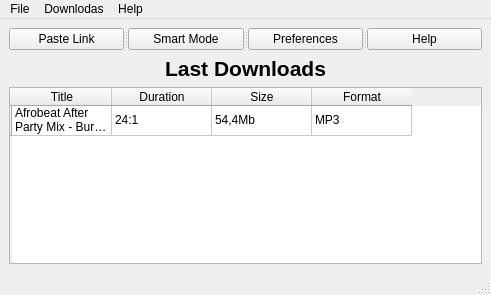
<?xml version="1.0" encoding="UTF-8"?>
<ui version="4.0">
 <class>MainWindow</class>
 <widget class="QMainWindow" name="MainWindow">
  <property name="geometry">
   <rect>
    <x>0</x>
    <y>0</y>
    <width>491</width>
    <height>295</height>
   </rect>
  </property>
  <property name="windowTitle">
   <string>Yt video downloader</string>
  </property>
  <property name="windowIcon">
   <iconset>
    <normaloff>img/play(1).png</normaloff>img/play(1).png</iconset>
  </property>
  <property name="iconSize">
   <size>
    <width>32</width>
    <height>32</height>
   </size>
  </property>
  <widget class="QWidget" name="centralwidget">
   <layout class="QVBoxLayout" name="verticalLayout">
    <item>
     <widget class="QSplitter" name="splitter">
      <property name="orientation">
       <enum>Qt::Horizontal</enum>
      </property>
      <widget class="QPushButton" name="paste_link">
       <property name="text">
        <string>Paste Link</string>
       </property>
       <property name="icon">
        <iconset>
         <normalon>img/plus.png</normalon>
        </iconset>
       </property>
       <property name="iconSize">
        <size>
         <width>32</width>
         <height>32</height>
        </size>
       </property>
      </widget>
      <widget class="QPushButton" name="smart_mode">
       <property name="text">
        <string>Smart Mode</string>
       </property>
       <property name="icon">
        <iconset>
         <normaloff>img/lightbulb.png</normaloff>img/lightbulb.png</iconset>
       </property>
       <property name="iconSize">
        <size>
         <width>32</width>
         <height>32</height>
        </size>
       </property>
      </widget>
      <widget class="QPushButton" name="preferences">
       <property name="text">
        <string>Preferences</string>
       </property>
       <property name="icon">
        <iconset>
         <normaloff>img/settings.png</normaloff>img/settings.png</iconset>
       </property>
       <property name="iconSize">
        <size>
         <width>32</width>
         <height>32</height>
        </size>
       </property>
       <property name="checkable">
        <bool>false</bool>
       </property>
      </widget>
      <widget class="QPushButton" name="help">
       <property name="text">
        <string>Help</string>
       </property>
       <property name="icon">
        <iconset>
         <normaloff>img/question.png</normaloff>img/question.png</iconset>
       </property>
       <property name="iconSize">
        <size>
         <width>32</width>
         <height>32</height>
        </size>
       </property>
      </widget>
     </widget>
    </item>
    <item>
     <widget class="QLabel" name="label">
      <property name="text">
       <string>&lt;html&gt;&lt;head/&gt;&lt;body&gt;&lt;p align=&quot;center&quot;&gt;&lt;span style=&quot; font-size:16pt; font-weight:600;&quot;&gt;Last Downloads&lt;/span&gt;&lt;/p&gt;&lt;/body&gt;&lt;/html&gt;</string>
      </property>
     </widget>
    </item>
    <item>
     <widget class="QTableWidget" name="tableWidget">
      <property name="toolTip">
       <string>&lt;html&gt;&lt;head/&gt;&lt;body&gt;&lt;p align=&quot;center&quot;&gt;&lt;br/&gt;&lt;/p&gt;&lt;/body&gt;&lt;/html&gt;</string>
      </property>
      <property name="whatsThis">
       <string>&lt;html&gt;&lt;head/&gt;&lt;body&gt;&lt;p align=&quot;center&quot;&gt;&lt;br/&gt;&lt;/p&gt;&lt;/body&gt;&lt;/html&gt;</string>
      </property>
      <row>
       <property name="text">
        <string/>
       </property>
       <property name="textAlignment">
        <set>AlignCenter</set>
       </property>
       <property name="icon">
        <iconset>
         <normalon>img/play(1).png</normalon>
        </iconset>
       </property>
      </row>
      <column>
       <property name="text">
        <string>Title</string>
       </property>
      </column>
      <column>
       <property name="text">
        <string>Duration</string>
       </property>
       <property name="icon">
        <iconset>
         <normalon>img/hourglass.png</normalon>
        </iconset>
       </property>
      </column>
      <column>
       <property name="text">
        <string>Size</string>
       </property>
       <property name="icon">
        <iconset>
         <normalon>img/paper-size.png</normalon>
        </iconset>
       </property>
      </column>
      <column>
       <property name="text">
        <string>Format</string>
       </property>
      </column>
      <item row="0" column="0">
       <property name="text">
        <string>Afrobeat After Party Mix - Burna Boy, Wizkid, Mr Eazi, Rema, Davido, Tekno, Afro B, Maleek Berry</string>
       </property>
      </item>
      <item row="0" column="1">
       <property name="text">
        <string>24:1</string>
       </property>
      </item>
      <item row="0" column="2">
       <property name="text">
        <string>54,4Mb</string>
       </property>
      </item>
      <item row="0" column="3">
       <property name="text">
        <string>MP3</string>
       </property>
      </item>
     </widget>
    </item>
   </layout>
  </widget>
  <widget class="QMenuBar" name="menubar">
   <property name="geometry">
    <rect>
     <x>0</x>
     <y>0</y>
     <width>491</width>
     <height>22</height>
    </rect>
   </property>
   <widget class="QMenu" name="menuFichier">
    <property name="title">
     <string>File</string>
    </property>
    <addaction name="actionQuit"/>
   </widget>
   <widget class="QMenu" name="menuDownlodas">
    <property name="title">
     <string>Downlodas</string>
    </property>
    <addaction name="actionpaste_link"/>
   </widget>
   <widget class="QMenu" name="menuHelp">
    <property name="title">
     <string>Help</string>
    </property>
   </widget>
   <addaction name="menuFichier"/>
   <addaction name="menuDownlodas"/>
   <addaction name="menuHelp"/>
  </widget>
  <widget class="QStatusBar" name="statusbar"/>
  <action name="actionpaste_link">
   <property name="text">
    <string>paste link</string>
   </property>
  </action>
  <action name="actionQuit">
   <property name="text">
    <string>Quit</string>
   </property>
  </action>
 </widget>
 <resources/>
 <connections/>
</ui>
